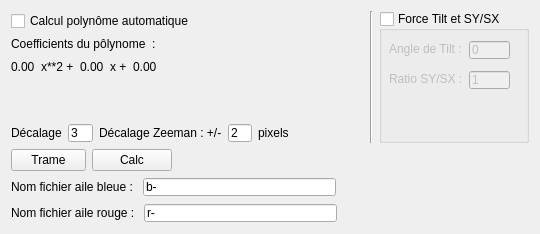
      <widget class="QWidget" name="_magnet">
       <attribute name="title">
        <string>Magnétogramme</string>
       </attribute>
       <layout class="QVBoxLayout" name="verticalLayout_9">
        <item>
         <layout class="QHBoxLayout" name="horizontalLayout_18" stretch="1,0,0,10">
          <item>
           <layout class="QVBoxLayout" name="verticalLayout_8">
            <item>
             <widget class="QCheckBox" name="magnet_poly_auto_chk">
              <property name="text">
               <string>Calcul polynôme automatique</string>
              </property>
             </widget>
            </item>
            <item>
             <widget class="QLabel" name="label_28">
              <property name="text">
               <string>Coefficients du pôlynome  :</string>
              </property>
             </widget>
            </item>
            <item>
             <layout class="QHBoxLayout" name="horizontalLayout_13">
              <item>
               <widget class="QLabel" name="magnet_a_text">
                <property name="text">
                 <string>0.00</string>
                </property>
               </widget>
              </item>
              <item>
               <widget class="QLabel" name="label_27">
                <property name="text">
                 <string>x**2 +</string>
                </property>
               </widget>
              </item>
              <item>
               <widget class="QLabel" name="magnet_b_text">
                <property name="text">
                 <string>0.00</string>
                </property>
               </widget>
              </item>
              <item>
               <widget class="QLabel" name="label_29">
                <property name="text">
                 <string>x +</string>
                </property>
               </widget>
              </item>
              <item>
               <widget class="QLabel" name="magnet_c_text">
                <property name="text">
                 <string>0.00</string>
                </property>
               </widget>
              </item>
              <item>
               <spacer name="horizontalSpacer_13">
                <property name="orientation">
                 <enum>Qt::Orientation::Horizontal</enum>
                </property>
                <property name="sizeHint" stdset="0">
                 <size>
                  <width>40</width>
                  <height>20</height>
                 </size>
                </property>
               </spacer>
              </item>
             </layout>
            </item>
            <item>
             <spacer name="verticalSpacer_3">
              <property name="orientation">
               <enum>Qt::Orientation::Vertical</enum>
              </property>
              <property name="sizeHint" stdset="0">
               <size>
                <width>20</width>
                <height>40</height>
               </size>
              </property>
             </spacer>
            </item>
            <item>
             <layout class="QHBoxLayout" name="horizontalLayout_14">
              <item>
               <widget class="QLabel" name="label_26">
                <property name="text">
                 <string>Décalage</string>
                </property>
               </widget>
              </item>
              <item>
               <widget class="QLineEdit" name="magnet_shift_text">
                <property name="maximumSize">
                 <size>
                  <width>30</width>
                  <height>18</height>
                 </size>
                </property>
                <property name="text">
                 <string>3</string>
                </property>
               </widget>
              </item>
              <item>
               <widget class="QLabel" name="label_30">
                <property name="text">
                 <string>Décalage Zeeman : +/-</string>
                </property>
               </widget>
              </item>
              <item>
               <widget class="QLineEdit" name="magnet_wide_text">
                <property name="maximumSize">
                 <size>
                  <width>30</width>
                  <height>18</height>
                 </size>
                </property>
                <property name="text">
                 <string>2</string>
                </property>
               </widget>
              </item>
              <item>
               <widget class="QLabel" name="label_44">
                <property name="text">
                 <string>pixels</string>
                </property>
               </widget>
              </item>
              <item>
               <spacer name="horizontalSpacer_6">
                <property name="orientation">
                 <enum>Qt::Orientation::Horizontal</enum>
                </property>
                <property name="sizeHint" stdset="0">
                 <size>
                  <width>40</width>
                  <height>20</height>
                 </size>
                </property>
               </spacer>
              </item>
             </layout>
            </item>
           </layout>
          </item>
          <item>
           <spacer name="horizontalSpacer_10">
            <property name="orientation">
             <enum>Qt::Orientation::Horizontal</enum>
            </property>
            <property name="sizeHint" stdset="0">
             <size>
              <width>40</width>
              <height>20</height>
             </size>
            </property>
           </spacer>
          </item>
          <item>
           <widget class="Line" name="line">
            <property name="orientation">
             <enum>Qt::Orientation::Vertical</enum>
            </property>
           </widget>
          </item>
          <item>
           <widget class="QGroupBox" name="magnet_tilt_chk">
            <property name="maximumSize">
             <size>
              <width>150</width>
              <height>16777215</height>
             </size>
            </property>
            <property name="title">
             <string>Force Tilt et SY/SX</string>
            </property>
            <property name="flat">
             <bool>true</bool>
            </property>
            <property name="checkable">
             <bool>true</bool>
            </property>
            <property name="checked">
             <bool>false</bool>
            </property>
            <widget class="QLineEdit" name="magnet_tilt_text">
             <property name="geometry">
              <rect>
               <x>90</x>
               <y>30</y>
               <width>41</width>
               <height>18</height>
              </rect>
             </property>
             <property name="maximumSize">
              <size>
               <width>16777215</width>
               <height>18</height>
              </size>
             </property>
             <property name="text">
              <string>0</string>
             </property>
            </widget>
            <widget class="QLineEdit" name="magnet_ratio_text">
             <property name="geometry">
              <rect>
               <x>90</x>
               <y>60</y>
               <width>41</width>
               <height>18</height>
              </rect>
             </property>
             <property name="maximumSize">
              <size>
               <width>16777215</width>
               <height>18</height>
              </size>
             </property>
             <property name="text">
              <string>1</string>
             </property>
            </widget>
            <widget class="QLabel" name="label_33">
             <property name="geometry">
              <rect>
               <x>10</x>
               <y>30</y>
               <width>81</width>
               <height>16</height>
              </rect>
             </property>
             <property name="text">
              <string>Angle de Tilt :</string>
             </property>
            </widget>
            <widget class="QLabel" name="label_34">
             <property name="geometry">
              <rect>
               <x>10</x>
               <y>60</y>
               <width>81</width>
               <height>16</height>
              </rect>
             </property>
             <property name="text">
              <string>Ratio SY/SX : </string>
             </property>
            </widget>
           </widget>
          </item>
         </layout>
        </item>
        <item>
         <layout class="QHBoxLayout" name="horizontalLayout_17">
          <item>
           <widget class="QPushButton" name="magnet_trame_btn">
            <property name="maximumSize">
             <size>
              <width>75</width>
              <height>16777215</height>
             </size>
            </property>
            <property name="text">
             <string>Trame</string>
            </property>
           </widget>
          </item>
          <item>
           <widget class="QPushButton" name="inti_calc_btn_2">
            <property name="text">
             <string>Calc</string>
            </property>
           </widget>
          </item>
          <item>
           <spacer name="horizontalSpacer_11">
            <property name="orientation">
             <enum>Qt::Orientation::Horizontal</enum>
            </property>
            <property name="sizeHint" stdset="0">
             <size>
              <width>40</width>
              <height>20</height>
             </size>
            </property>
           </spacer>
          </item>
         </layout>
        </item>
        <item>
         <layout class="QHBoxLayout" name="horizontalLayout_15">
          <item>
           <widget class="QLabel" name="label_31">
            <property name="text">
             <string>Nom fichier aile bleue : </string>
            </property>
           </widget>
          </item>
          <item>
           <widget class="QLineEdit" name="magnet_racineB_text">
            <property name="maximumSize">
             <size>
              <width>16777215</width>
              <height>18</height>
             </size>
            </property>
            <property name="text">
             <string>b-</string>
            </property>
           </widget>
          </item>
          <item>
           <spacer name="horizontalSpacer_8">
            <property name="orientation">
             <enum>Qt::Orientation::Horizontal</enum>
            </property>
            <property name="sizeHint" stdset="0">
             <size>
              <width>40</width>
              <height>20</height>
             </size>
            </property>
           </spacer>
          </item>
         </layout>
        </item>
        <item>
         <layout class="QHBoxLayout" name="horizontalLayout_16">
          <item>
           <widget class="QLabel" name="label_32">
            <property name="text">
             <string>Nom fichier aile rouge : </string>
            </property>
           </widget>
          </item>
          <item>
           <widget class="QLineEdit" name="magnet_racineR_text">
            <property name="maximumSize">
             <size>
              <width>16777215</width>
              <height>18</height>
             </size>
            </property>
            <property name="text">
             <string>r-</string>
            </property>
           </widget>
          </item>
          <item>
           <spacer name="horizontalSpacer_9">
            <property name="orientation">
             <enum>Qt::Orientation::Horizontal</enum>
            </property>
            <property name="sizeHint" stdset="0">
             <size>
              <width>40</width>
              <height>20</height>
             </size>
            </property>
           </spacer>
          </item>
         </layout>
        </item>
       </layout>
      </widget>
